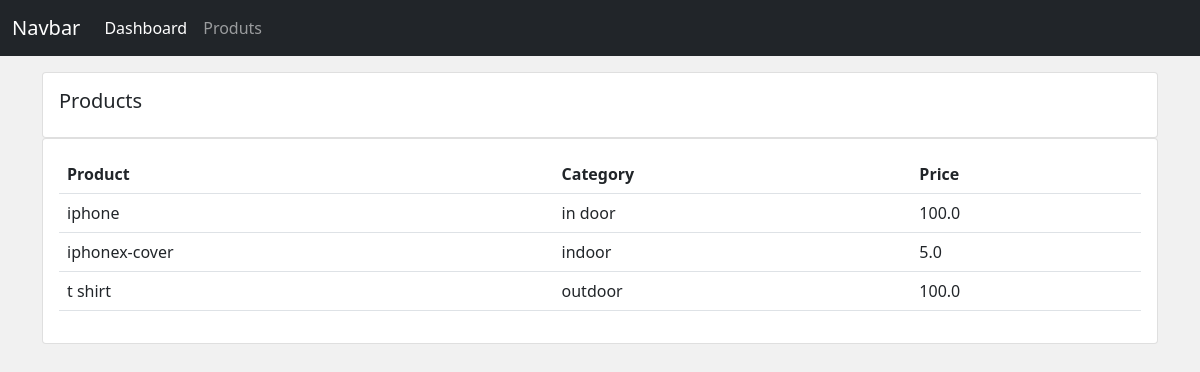
Screenshot of /products/ with the database file from the repository.
### accounts/models.py (models this page shows, shortened)
class Product(models.Model):
    category=(
        ('indoor','In Door'),
        ('outdoor','Out Door')
    )
    name=models.CharField(max_length=200,null=True)
    price=models.FloatField(null=True)
    category=models.CharField(max_length=200,null=True,choices=category)
    description=models.CharField(max_length=200,null=True,blank=True)
    created_at=models.DateTimeField(auto_now_add=True)
    tags=models.ManyToManyField(Tag)

### accounts/views.py (the view)
# urls.py: path('products/', views.products,name='products'),
def products(request):
    products=Product.objects.all()
    return render(request,'accounts/products.html',{
        'products':products
    })

### accounts/templates/accounts/products.html
{% extends 'accounts/master.html' %}
{% block content %}
<div class="row">
    <div class="col-md">
        <div class="card card-body">
            <h5>Products</h5>
        </div>
        <div class="card card-body">
            <table class="table">
                <tr>
                    <th>Product</th>
                    <th>Category</th>
                    <th>Price</th>
                </tr>
                {% for product in products %}
                <tr>
                    <td>{{product.name}}</td>
                    <td>{{product.category}}</td>
                    <td>{{product.price}}</td>
                </tr>
                {% endfor %}
            </table>
        </div>
    </div>
</div>
{% endblock content %}

### accounts/static/accounts/css/style.css (style rules this page uses)
body { background-color: #f1f1f1; }

### rows the page displays
Product: name "iphone", category "in door", price "100.0"
Product: name "iphonex-cover", category "indoor", price "5.0"
Product: name "t shirt", category "outdoor", price "100.0"
